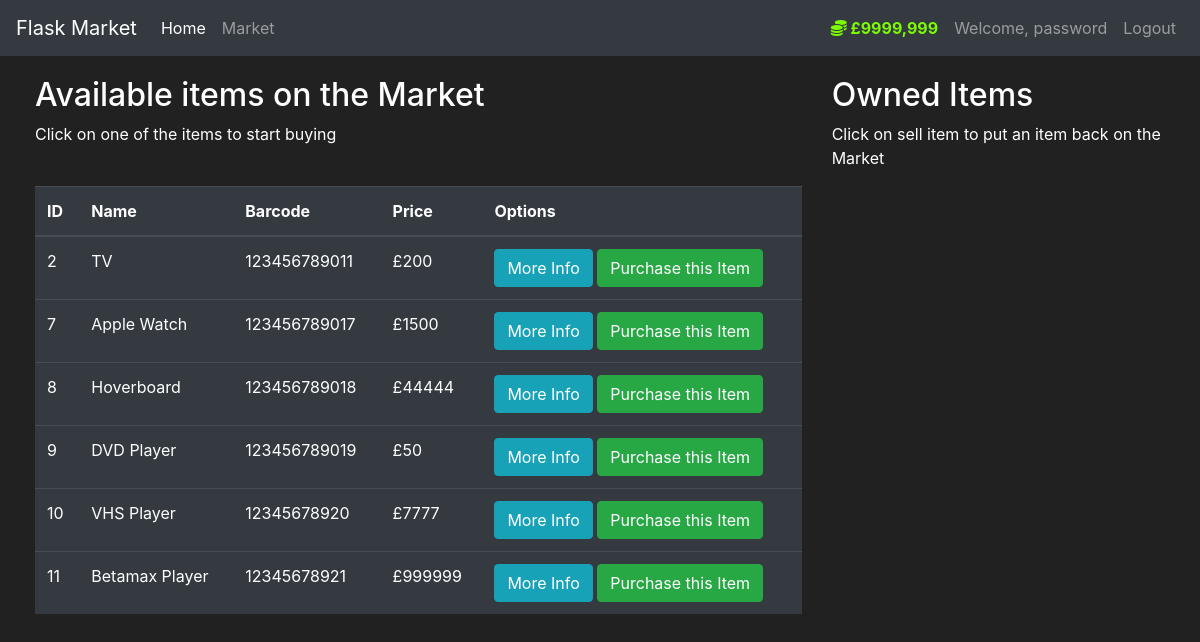
/market (signed in), run on the app's committed database.
### market/models.py (models this page shows, shortened)
class User(db.Model, UserMixin):
    id = db.Column(db.Integer(), primary_key=True)
    username = db.Column(db.String(length=30), nullable=False, unique=True)
    email_address = db.Column(db.String(length=50), nullable=False, unique=True)
    password_hash = db.Column(db.String(length=60), nullable=False)
    budget = db.Column(db.Integer(), nullable=False, default=1000)
    items = db.relationship('Item', backref='owned_user', lazy=True)
    @property
    def password(self):
        return self.password
    @property
    def prettier_budget(self):
        if len(str(self.budget)) >= 4:
            return f'£{str(self.budget)[:-3]},{str(self.budget)[-3:]}'
        else:
            return f'£{self.budget}'

class Item(db.Model):
    id = db.Column(db.Integer(), primary_key=True)
    name = db.Column(db.String(length=30), nullable=False, unique=True)
    price = db.Column(db.Integer(), nullable=False)
    barcode = db.Column(db.String(length=12), nullable=False, unique=True)
    description = db.Column(db.String(length=1024), nullable=False, unique=True)
    owner = db.Column(db.Integer(), db.ForeignKey('user.id'))

### market/routes.py (the view, shortened to what this page needs)
@app.route('/market', methods=['GET', 'POST'])
@login_required
def market_page():
    purchase_form = PurchaseItemForm()
    if request.method == "GET":
        items = Item.query.filter_by(owner=None)
        return render_template('market.html', items=items, purchase_form=purchase_form)

### market/models.py (called while the page is built)
@login_manager.user_loader
def load_user(user_id):
    return User.query.get(int(user_id))

### market/templates/market.html (shortened to what this page needs)
{% extends 'base.html' %}
{% block content %}
<div class="row" style="margin-top:20px; margin-left:20px">
    <div class="col-8">
        <h2>Available items on the Market</h2>
        <p>Click on one of the items to start buying</p>
        <br>
        <table class="table table-hover table-dark">
            <thead>
            <tr>
                <th scope="col">ID</th>
                <th scope="col">Name</th>
                <th scope="col">Barcode</th>
                <th scope="col">Price</th>
                <th scope="col">Options</th>
            </tr>
            </thead>
            <tbody>
            {% for item in items %}
            <tr>
                <td>{{ item.id }}</td>
                <td>{{ item.name }}</td>
                <td>{{ item.barcode }}</td>
                <td>£{{ item.price }}</td>
                <td>
                    <button class="btn btn-outline btn-info" data-toggle="modal"
                            data-target="#Modal-MoreInfo-{{ item.id }}">More Info
                    </button>
                    <button class="btn btn-outline btn-success" data-toggle="modal"
                            data-target="#Modal-PurchaseConfirm-{{ item.id }}">Purchase this Item
                    </button>
                </td>
            </tr>
            {% endfor %}
            </tbody>
        </table>
    </div>
    <div class="col-4">
        <h2>Owned Items</h2>
        <p>Click on sell item to put an item back on the Market</p>
        <br>
    </div>
</div>
{% endblock %}

### market/templates/base.html (shortened to what this page needs)
<!doctype html>
<html lang="en">
<head>
    <link rel="stylesheet" href="https://cdn.jsdelivr.net/npm/bootstrap@4.5.3/dist/css/bootstrap.min.css"
>
    <link rel="stylesheet" href="https://cdnjs.cloudflare.com/ajax/libs/font-awesome/6.3.0/css/all.min.css">
</head>
<body>
<nav class="navbar navbar-expand-md navbar-dark bg-dark">
    <a class="navbar-brand" href="#">Flask Market</a>
    <div class="collapse navbar-collapse" id="navbarNav">
        <ul class="navbar-nav mr-auto">
            <li class="nav-item active">
                <a class="nav-link" href="{{ url_for('home_page') }}">Home <span class="sr-only">(current)</span></a>
            </li>
            <li class="nav-item">
                <a class="nav-link" href="{{ url_for('market_page') }}">Market</a>
            </li>
        </ul>
        {% if current_user.is_authenticated %}
        <ul class="navbar-nav">
            <li class="nav-item">
                <a class="nav-link" style="color: lawngreen; font-weight: bold">
                    <i class="fas fa-coins"></i>
                    {{ current_user.prettier_budget }}
                </a>
            </li>
            <li class="nav-item">
                <a class="nav-link">Welcome, {{ current_user.username }}</a>
            </li>
            <li class="nav-item">
                <a class="nav-link" href="{{ url_for('logout_page') }}">Logout</a>
            </li>
        </ul>
        {% endif %}
    </div>
</nav>
{% block content %}
{% endblock %}
</body>
</html>

### market/templates/base.html (style rules this page uses)
body { background-color: #212121; color: white }

### data on the page
User: prettier_budget "£9999,999", username "password"
Item: id "2", name "TV", barcode "123456789011", price "200"
Item: id "7", name "Apple Watch", barcode "123456789017", price "1500"
Item: id "8", name "Hoverboard", barcode "123456789018", price "44444"
Item: id "9", name "DVD Player", barcode "123456789019", price "50"
Item: id "10", name "VHS Player", barcode "12345678920", price "7777"
Item: id "11", name "Betamax Player", barcode "12345678921", price "999999"
